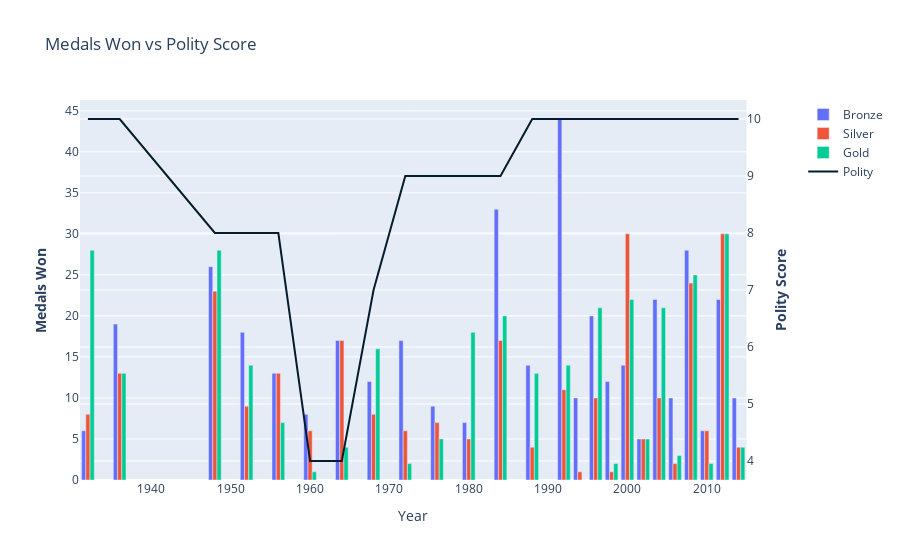

The notebook cell this image was saved under:
### Code cell
plot_country_medal_polity(final_df, polity_dff3, 'FRANCE', 1929, 2014)

### Figure 1 — Plotly figure (JSON) as saved in the notebook; plotly's stock layout.template omitted (floating-point values rounded to 4 significant figures)
{"data": [{"name": "Bronze", "type": "bar", "x": [1932, 1936, 1948, 1952, 1956, 1960, 1964, 1968, 1972, 1976, 1980, 1984, 1988, 1992, 1994, 1996, 1998, 2000, 2002, 2004, 2006, 2008, 2010, 2012, 2014], "xaxis": "x", "y": [6, 19, 26, 18, 13, 8, 17, 12, 17, 9, 7, 33, 14, 44, 10, 20, 12, 14, 5, 22, 10, 28, 6, 22, 10], "yaxis": "y"}, {"name": "Silver", "type": "bar", "x": [1932, 1936, 1948, 1952, 1956, 1960, 1964, 1968, 1972, 1976, 1980, 1984, 1988, 1992, 1994, 1996, 1998, 2000, 2002, 2004, 2006, 2008, 2010, 2012, 2014], "xaxis": "x", "y": [8, 13, 23, 9, 13, 6, 17, 8, 6, 7, 5, 17, 4, 11, 1, 10, 1, 30, 5, 10, 2, 24, 6, 30, 4], "yaxis": "y"}, {"name": "Gold", "type": "bar", "x": [1932, 1936, 1948, 1952, 1956, 1960, 1964, 1968, 1972, 1976, 1980, 1984, 1988, 1992, 1994, 1996, 1998, 2000, 2002, 2004, 2006, 2008, 2010, 2012, 2014], "xaxis": "x", "y": [28, 13, 28, 14, 7, 1, 4, 16, 2, 5, 18, 20, 13, 14, 0, 21, 2, 22, 5, 21, 3, 25, 2, 30, 4], "yaxis": "y"}, {"marker": {"color": "#051c2c"}, "name": "Polity", "type": "scatter", "x": [1932, 1936, 1948, 1952, 1956, 1960, 1964, 1968, 1972, 1976, 1980, 1984, 1988, 1992, 1994, 1996, 1998, 2000, 2002, 2004, 2006, 2008, 2010, 2012, 2014], "xaxis": "x", "y": [10, 10, 8, 8, 8, 4, 4, 7, 9, 9, 9, 9, 10, 10, 10, 10, 10, 10, 10, 10, 10, 10, 10, 10, 10], "yaxis": "y2"}], "layout": {"title": {"text": "Medals Won vs Polity Score"}, "xaxis": {"anchor": "y", "domain": [0, 0.94], "title": {"text": "Year"}}, "yaxis": {"anchor": "x", "domain": [0, 1], "title": {"text": "<b>Medals Won</b>"}}, "yaxis2": {"anchor": "x", "overlaying": "y", "side": "right", "title": {"text": "<b>Polity Score</b>"}}}}
